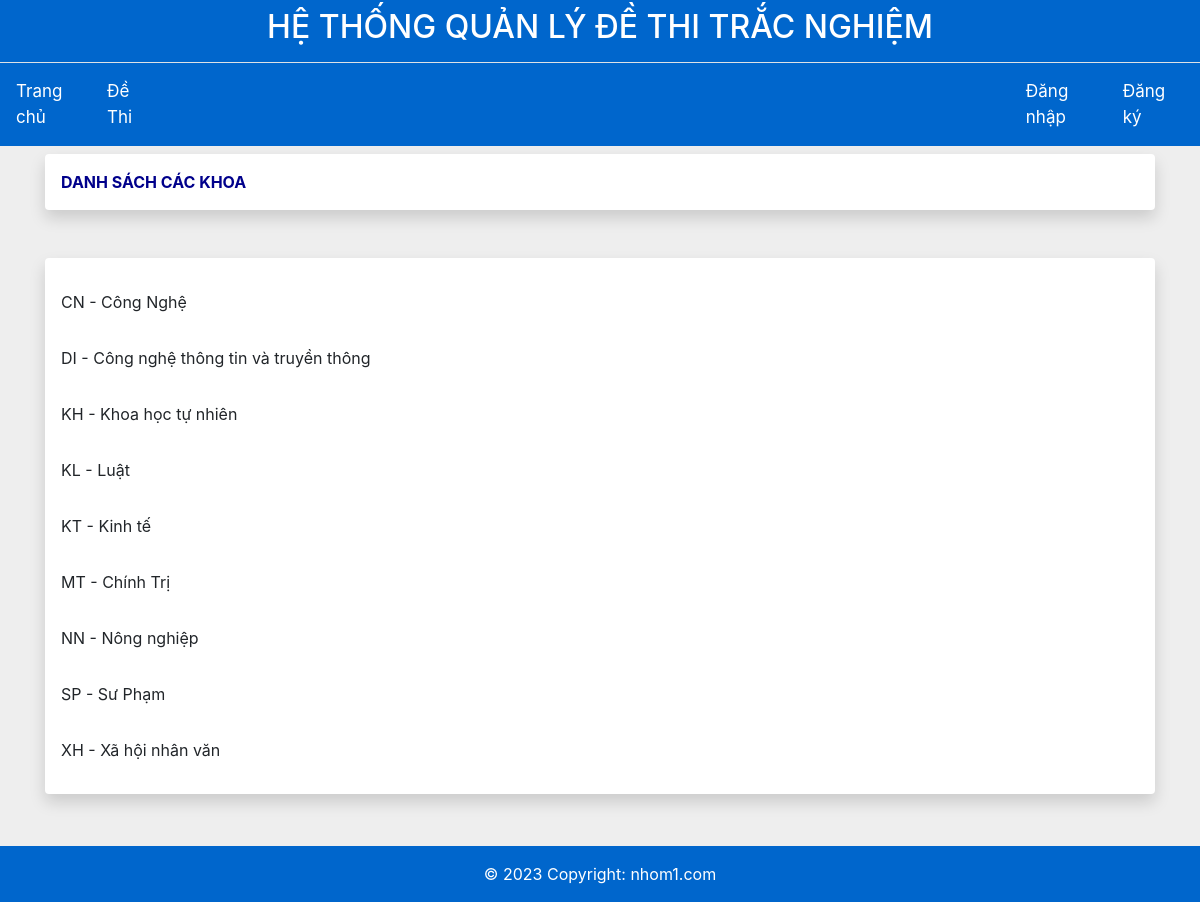
The page / on the database its author committed.
### tables this page shows
create table Khoa(
makhoa char(8) primary key NOT NULL,
tenKhoa varchar(50) NOT NULL
);

### lib/Psr4AutoloaderClass.php (called while the page is built, shortened)
<?php
class Psr4AutoloaderClass
{
	protected $prefixes = array();
	public function addNamespace($prefix, $base_dir, $prepend = false)
	{
		$prefix = trim($prefix, '\\') . '\\';
		$base_dir = rtrim($base_dir, DIRECTORY_SEPARATOR) . '/';
		if (isset($this->prefixes[$prefix]) === false) {
			$this->prefixes[$prefix] = array();
		}
		if ($prepend) {
			array_unshift($this->prefixes[$prefix], $base_dir);
		} else {
			array_push($this->prefixes[$prefix], $base_dir);
		}
	}
	public function loadClass($class)
	{
		$prefix = $class;
		while (false !== $pos = strrpos($prefix, '\\')) {
			$prefix = substr($class, 0, $pos + 1);
			$relative_class = substr($class, $pos + 1);
			$mapped_file = $this->loadMappedFile($prefix, $relative_class);
			if ($mapped_file) {
				return $mapped_file;
			}
			$prefix = rtrim($prefix, '\\');
		}
		return false;
	}
	protected function loadMappedFile($prefix, $relative_class)
	{
		foreach ($this->prefixes[$prefix] as $base_dir) {
			$file = $base_dir
				. str_replace('\\', '/', $relative_class)
				. '.php';
			if ($this->requireFile($file)) {
				return $file;
			}
		}
		return false;
	}
	protected function requireFile($file)
	{
		if (file_exists($file)) {
			return true;
		}
		return false;
	}
}

### src/controlKhoa.php (called while the page is built, shortened)
<?php
class controlKhoa{
    private $db;
    public $makhoa;
    public $tenkhoa;
    public function __construct($pdo)
    {
        $this->db = $pdo;
    }
    public function getIdKhoa(){
        return $this->makhoa;
    }
    public function getKhoa(){
        $statement = $this->db->prepare('select * from khoa');
        $statement->execute();
        while($row = $statement->fetch()){
            $khoa = new controlKhoa($this->db);
            $khoa->fillFromKhoa($row);
            $allKhoa[] =$khoa;
        }
        return $allKhoa;
    }
    protected function fillFromKhoa(array $row)
	{
		[
			'makhoa' => $this->makhoa,
			'tenKhoa' => $this->tenkhoa,
		] = $row;
		return $this;
	}
}

### Public/index.php (the view, shortened to what this page needs)
<?php
    require_once '../connectData.php';
?>
<!DOCTYPE html>
<html lang="en">
<head>
    <link rel="stylesheet" href="./css/main.css">
    <link rel="stylesheet" href="https://cdnjs.cloudflare.com/ajax/libs/font-awesome/4.7.0/css/font-awesome.min.css">
    <link rel="stylesheet" href="https://cdn.jsdelivr.net/npm/bootstrap@4.6.0/dist/css/bootstrap.min.css"
>
</head>
<body>
    <div class="main pb-1" style="background-color: #eee;">
        <?php require_once '../Compoinent/header.php' ?>
        <div class="container-fluid" style="width: 95%;">
            <div class="pt-2 mt-2 shadow p-3 mb-5 rounded text-uppercase" style="background-color: white; color:darkblue; font-weight: bold;">Danh Sách Các Khoa</div>
            <div class="shadow p-3 mb-5 rounded" style="background-color: white; color:dark; ">
            <?php
            $controlKhoa= new controlKhoa($PDO);
            $allKhoa = $controlKhoa->getKhoa();
            foreach($allKhoa as $khoa): ?>
                    <div class='faculty-box' onclick="HandleClick(<?= $khoa->getIdKhoa() ?>)">
                        <div class='faculty py-3'><?= htmlspecialchars($khoa->makhoa)?> - <?=htmlspecialchars($khoa->tenkhoa)?></div>
                    </div>
            <?php endforeach?>
            </div>
        </div>
    </div>
    <?php require_once '../Compoinent/footer.php' ?>
</body>
</html>

### Public/css/main.css (style rules this page uses)
.faculty { cursor: pointer; }

### rows shown on the page
khoa: makhoa "CN", tenKhoa "Công Nghệ"
khoa: makhoa "DI", tenKhoa "Công nghệ thông tin và truyền thông"
khoa: makhoa "KH", tenKhoa "Khoa học tự nhiên"
khoa: makhoa "KL", tenKhoa "Luật"
khoa: makhoa "KT", tenKhoa "Kinh tế"
khoa: makhoa "MT", tenKhoa "Chính Trị"
khoa: makhoa "NN", tenKhoa "Nông nghiệp"
khoa: makhoa "SP", tenKhoa "Sư Phạm"
khoa: makhoa "XH", tenKhoa "Xã hội nhân văn"
